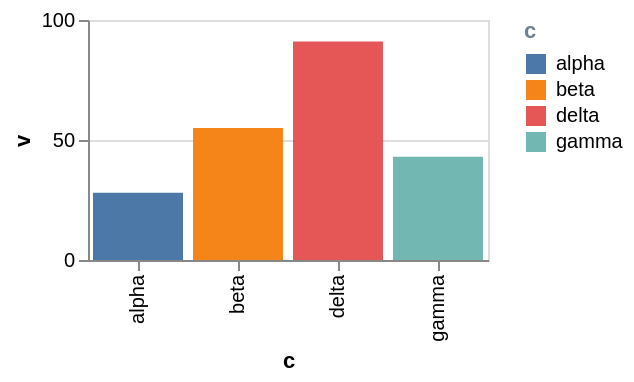

Here is the Vega-Lite specification saved for this chart:
### Vega-Lite specification from a JSON file in a GitHub repository (floating-point values rounded to 4 significant figures)
{"$schema": "https://vega.github.io/schema/vega-lite/v6.json", "width": 200, "height": 120, "data": {"values": [{"c": "alpha", "v": 28, "w": 3, "t": "2024-01-07"}, {"c": "beta", "v": 55, "w": 7, "t": "2024-03-19"}, {"c": "gamma", "v": 43, "w": 5, "t": "2024-06-02"}, {"c": "delta", "v": 91, "w": 9, "t": "2024-09-11"}]}, "mark": "bar", "encoding": {"x": {"field": "c", "type": "nominal"}, "y": {"field": "v", "type": "quantitative"}, "color": {"field": "c", "type": "nominal"}}, "config": {"legend": {"titleColor": "slategrey"}}}
